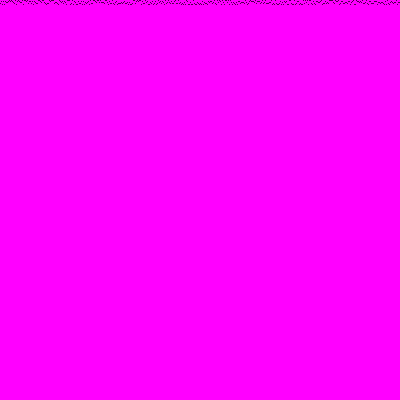
Frame 1 (no input)
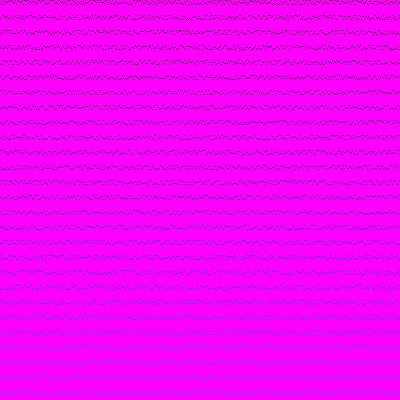
Frame 60 (the mouse pressed at the canvas centre just before this capture)
Frame 120 (the mouse held since frame 60 and released just before this capture): identical to frame 60, image omitted

The Processing sketch that drew these frames (run headless with seeded random() and noise(); from frame 60 on, the mouse is pressed at the canvas centre):

// Processing sketch: noise_pattern_gradient_stripes
// ── noise_pattern_gradient_stripes.pde
//draw uneven horizontal lines
int linestart = 0;
int y = 0;
int x = 0;
void setup()
{
  size(400,400);
  background(255, 0, 255);
}

void draw()
{
  stroke(0, x, y);
  for (int current=0; current<400; current++)
  {
    int stagger = (int)random(5);
    point(current, linestart+stagger);
  }
  linestart = linestart+15;
  y = y+10;
  x = x+5;
  delay(20);
}
